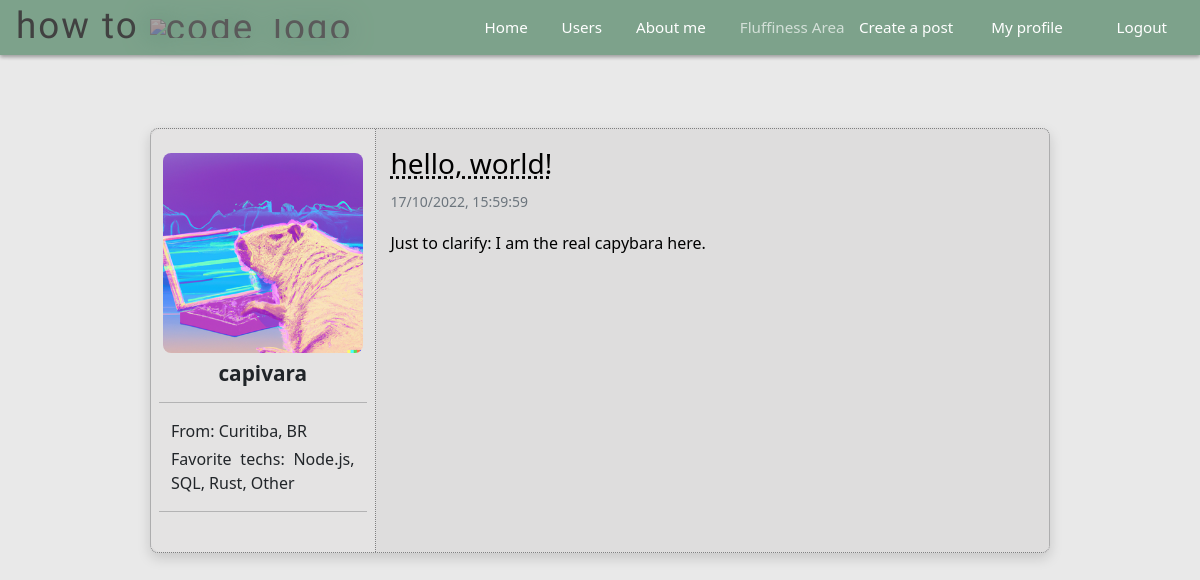
The app's page /post/4 (signed in) with its own data.
### trchl/models.py (models this page shows, shortened)
class User(db.Model, UserMixin):
    id_user = db.Column(db.Integer, primary_key=True)
    username = db.Column(db.String(30), unique=True, nullable=False)
    fullname = db.Column(db.String(50), nullable=True, default='')
    email = db.Column(db.String(50), unique=True, nullable=False)
    passwd = db.Column(db.String(30), nullable=False)
    place = db.Column(db.String(50), default='')
    profile_pic = db.Column(db.String(3000), default='default.jpg')
    fav_tech = db.Column(db.String(150), default='')
    posts = db.relationship('Post', backref='author', lazy=True)
    def get_id(self):
        return self.id_user

class Post(db.Model):
    id_post = db.Column(db.Integer, primary_key=True)
    title = db.Column(db.String(50), nullable=False)
    body = db.Column(db.Text, nullable=False)
    pub_date = db.Column(db.DateTime, nullable=False, default=datetime.utcnow)
    id_user = db.Column(db.Integer, db.ForeignKey('user.id_user'), nullable=False)

### trchl/routes.py (the view)
@app.route('/post/<id_post>', methods=['GET', 'POST'])
@login_required
def show_post(id_post):
    post = Post.query.get(id_post)
    if current_user == post.author:
        form_edit_post = FormNewPost()
        if request.method == 'GET':
            form_edit_post.title.data = post.title
            form_edit_post.body.data = post.body
        if form_edit_post.validate_on_submit():
            post.title = form_edit_post.title.data
            post.body = form_edit_post.body.data
            db.session.commit()
            flash('Changes saved successfully', 'alert-info')
    else:
        form_edit_post = None
    return render_template('post.html', post=post, form_edit_post=form_edit_post)

### trchl/models.py (called while the page is built)
@login_manager.user_loader
def load_user(id_user):
    return User.query.get(id_user)

### trchl/templates/post.html (shortened to what this page needs)
{% extends 'layout.html' %}
{% block body %}
<br>
<div class="container-xl mt-3 area-post p-0">
    <div class="row container-xl mt-0 ps-0 pe-0 area-post-inner">
        <div class="col-3 usercol px-2 py-4">
            <div class="userdata">
                <img src="{{ url_for('static', filename='profile_pictures/{}'.format(post.author.profile_pic)) }}" class="img-fluid index-profile" width="200">
                <h3 class="mt-2 author"><strong>{{ post.author.username }}</strong></h3>
                <hr>
                <div class="container mt-1 d-flex justify-content-left">
                    <span class="nfav_tech">From: {{ post.author.place }}</span>
                </div>
                <div class="container mt-1 d-flex justify-content-left">
                    {% if (post.author.fav_tech != '') %}
                    <span class="nfav_tech">Favorite techs: {{ post.author.fav_tech }}</span>
                    {% endif %}
                </div>
            </div>
            <hr>
        </div>
        <div class="col container-body">
            <a class="link-post" href="{{ url_for('show_post', id_post=post.id_post) }}">
                <h3>{{ post.title }}</h3>
            </a>
            <small class="text-muted">{{ post.pub_date.strftime('%d/%m/%Y, %H:%M:%S') }}</small>
            <p class="bodypost mt-2">{{ post.body }}</p>
        </div>
    </div>
</div>
<br>
{% endblock %}

### trchl/static/css/styles.css (style rules this page uses)
body { background-color: #e9e9e9; }
a { text-decoration: none; }
.img-fluid { max-width: 100%; margin: auto; place-self: center; place-content: center; place-items: center; display: flex; border-radius: 3%; opacity: 0.95; transition: 0.5s ease-in-out; object-fit: cover; }
.col, .col-sm, .col-md { margin: 8px; height: 300px; background-size: cover; background-position: center center; }
.link-post { text-decoration: None; color: black; margin-top: 110px; text-decoration: underline; text-decoration-style: dotted; }
.usercol { background-color: #e4e3e3; border-right: 1px dotted rgb(126, 127, 128); border-radius: 10px 0 0px 10px; margin-top: 0; padding: 10px; padding-top: 30px; }
.area-post { border-radius: 10px; background-color: #d9e1e18f; background-color: #dedddd; box-shadow: rgba(0, 0, 0, 0.15) 0px 5px 13px 0px; text-align: justify; height: 100%; max-width: 43%; margin: auto; border: 1px dotted rgb(126, 127, 128); }
.area-post-inner { margin-left: auto; margin-right: auto; margin-top: 30px; padding-top: 0px; }
.container-body { height: 100%; margin-left: auto; margin-right: auto; margin-top: 30px; padding-left: 40px; padding-right: 70px; }
.bodypost { padding-top: 10px; padding-bottom: 20px; }
.index-profile { max-height: 220px; object-fit: contain; border-radius: 8px; }
.author { text-align: center; margin: auto; }
p, h4 { color: black; }
@media (max-width: 2800px) { .area-post { max-width: 49%; } }
@media (max-width: 2500px) { .area-post { max-width: 55%; } }
@media (max-width: 2200px) { .area-post { max-width: 60%; } }
@media (max-width: 1900px) { .area-post { max-width: 65%; } }
@media (max-width: 1200px) { .usercol { padding: 20px; } }
@media (max-width: 1200px) { .author { font-size: 1.3rem; } }
@media (max-width: 1200px) { .area-post { border-radius: 8px; max-width: 75%; } }
@media (max-width: 1200px) { .container-body { margin-top: 18px; padding-left: 15px; padding-right: 20px; } }

### records on screen
User: profile_pic (picture), author.username "capivara", author.place "Curitiba, BR", author.fav_tech "Node.js, SQL, Rust, Other"
Post: title "hello, world!", pub_date "17/10/2022, 15:59:59", body "Just to clarify: I am the real capybara here."
